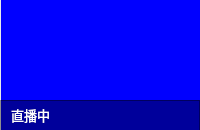
      <widget class="QFrame" name="frame_2">
       <property name="minimumSize">
        <size>
         <width>200</width>
         <height>130</height>
        </size>
       </property>
       <property name="maximumSize">
        <size>
         <width>200</width>
         <height>130</height>
        </size>
       </property>
       <property name="styleSheet">
        <string notr="true"/>
       </property>
       <property name="frameShape">
        <enum>QFrame::StyledPanel</enum>
       </property>
       <property name="frameShadow">
        <enum>QFrame::Raised</enum>
       </property>
       <widget class="QLabel" name="mine_camera_label">
        <property name="geometry">
         <rect>
          <x>0</x>
          <y>0</y>
          <width>200</width>
          <height>130</height>
         </rect>
        </property>
        <property name="styleSheet">
         <string notr="true">QFrame {
	border-left: 1px solid #E8ECEC;
	background: blue;
}</string>
        </property>
        <property name="text">
         <string/>
        </property>
       </widget>
       <widget class="QFrame" name="frame_3">
        <property name="geometry">
         <rect>
          <x>0</x>
          <y>100</y>
          <width>200</width>
          <height>39</height>
         </rect>
        </property>
        <property name="styleSheet">
         <string notr="true">QFrame {
	border-left: 1px solid #E8ECEC;
	background-color: rgba(0, 0, 0, 100);
}</string>
        </property>
        <property name="frameShape">
         <enum>QFrame::StyledPanel</enum>
        </property>
        <property name="frameShadow">
         <enum>QFrame::Raised</enum>
        </property>
        <layout class="QHBoxLayout" name="horizontalLayout">
         <property name="spacing">
          <number>0</number>
         </property>
         <property name="leftMargin">
          <number>10</number>
         </property>
         <property name="topMargin">
          <number>0</number>
         </property>
         <property name="rightMargin">
          <number>10</number>
         </property>
         <property name="bottomMargin">
          <number>10</number>
         </property>
         <item>
          <widget class="QLabel" name="label_3">
           <property name="font">
            <font>
             <family>微软雅黑</family>
             <pointsize>10</pointsize>
            </font>
           </property>
           <property name="styleSheet">
            <string notr="true">QLabel {
	border: none;
	background: none;
	color: #ffffff;
}</string>
           </property>
           <property name="text">
            <string>直播中</string>
           </property>
          </widget>
         </item>
         <item>
          <spacer name="horizontalSpacer">
           <property name="orientation">
            <enum>Qt::Horizontal</enum>
           </property>
           <property name="sizeHint" stdset="0">
            <size>
             <width>40</width>
             <height>20</height>
            </size>
           </property>
          </spacer>
         </item>
         <item>
          <widget class="QPushButton" name="pushButton_6">
           <property name="minimumSize">
            <size>
             <width>20</width>
             <height>0</height>
            </size>
           </property>
           <property name="cursor">
            <cursorShape>PointingHandCursor</cursorShape>
           </property>
           <property name="styleSheet">
            <string notr="true">QPushButton {
	background: none;
	border: none;
}</string>
           </property>
           <property name="text">
            <string/>
           </property>
           <property name="icon">
            <iconset>
             <activeoff>:/button/Resources/material/button/voice.png</activeoff>
             <activeon>:/button/Resources/material/button/voice_close.png</activeon>
            </iconset>
           </property>
           <property name="iconSize">
            <size>
             <width>15</width>
             <height>15</height>
            </size>
           </property>
           <property name="checkable">
            <bool>true</bool>
           </property>
          </widget>
         </item>
        </layout>
       </widget>
      </widget>
